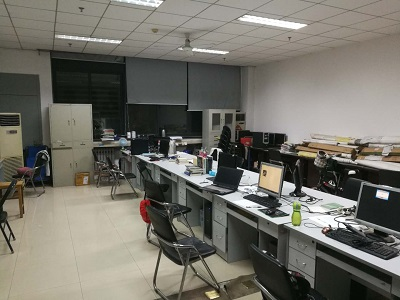
#> input picture course2/jiaoshi.jpg, 400 x 300 px
$ jupyter execute MedianBlur.ipynb
#> lines starting #> are read from the running program, lines starting #| are printed output that depends on the picture
[cell 1]
import numpy as np
import cv2
import copy
import random

#添加椒盐噪声验证中值滤波效果
def add_noise(image, prob):
    '''
    imgae  输入图片
    prob   加入噪声概率判断
    '''
    #添加噪声前先判断是彩色图还是灰度图
    if len(image.shape) == 2:#灰度
        output = np.zeros((image.shape[0], image.shape[1]), dtype = 'uint8')
        thres = 1-prob
        for row in range(image.shape[0]):
            for col in range(image.shape[1]):
                rdn = random.random()
                if rdn < prob:
                    output[row][col] = 0
                elif rdn > thres :
                    output[row][col] = 255
                else :
                    output[row][col] = image[row][col]
    elif len(image.shape) == 3:#彩图
        output = copy.deepcopy(img)
        thres = 1-prob
        for row in range(image.shape[0]):
            for col in range(image.shape[1]):
                rdn = random.random()

                if rdn < prob:
                    output[row, col, 0] = 0
                    output[row, col, 1] = 0
                    output[row, col, 2] = 0
                elif rdn > thres :
                    output[row, col, 0] = 255
                    output[row, col, 1] = 255
                    output[row, col, 2] = 255
    return output

def medianBlur(img, kernelsize, padding_way):
    '''
    img 输入图像
    kernelsize   中值滤波方阵大小
    padding_way  padding方式，可选'ZERO'0填充/'REPLICA'边沿填充
    '''
    ################################padding过程#################################
    if padding_way == "ZERO":
        tool = 'constant'
    elif padding_way == "REPLICA":
        tool = 'edge'
    else:
        print("padding way is error...")
        return 0
    #计算padding像素大小   (h or w - 1 )/2  eg 3 -> 1   5 -> 2
    padding_num = int((kernelsize - 1) / 2)


    ################################Median fliter过程#############################
    if len(img.shape) == 3:
        src = copy.deepcopy(img)
        #若是彩色图片分出三个通道分别填充
        B,G,R = cv2.split(src)
        B = np.pad(B, ((padding_num,padding_num), (padding_num,padding_num )), tool)
        G = np.pad(G, ((padding_num,padding_num), (padding_num,padding_num )), tool)
        R = np.pad(R, ((padding_num,padding_num), (padding_num,padding_num )), tool)
        img_paded = cv2.merge((B,G,R))

        dst = copy.deepcopy(img)    #deepcopy原始图像，将滤波后的像素存入原始图像
        height, weight, channel = img_paded.shape
        for row in range(padding_num, height-padding_num):
            for col in range(padding_num, weight-padding_num):
                gap = int(kernelsize/2)
                dst[row-padding_num, col-padding_num,0] = np.median(B[row-gap:row+gap, col-gap:col+gap])        #矩阵切片
                dst[row-padding_num, col-padding_num,1] = np.median(G[row-gap:row+gap, col-gap:col+gap])
                dst[row-padding_num, col-padding_num,2] = np.median(R[row-gap:row+gap, col-gap:col+gap])
    else:
        src = copy.deepcopy(img)
        img_paded = np.pad(src, ((padding_num,padding_num), (padding_num,padding_num )), tool)
        dst = copy.deepcopy(img)
        height, weight= img_paded.shape
        for row in range(padding_num, height-padding_num):
            for col in range(padding_num, weight-padding_num):
                gap = int(kernelsize/2)
                dst[row-padding_num, col-padding_num] = np.median(img_paded[row-gap:row+gap, col-gap:col+gap])
    return dst

[cell 2]
#加入椒盐噪声
img=cv2.imread('jiaoshi.jpg',0)
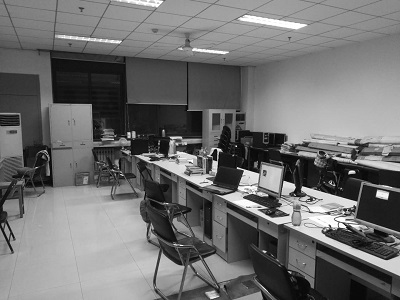
#> img: shape (300, 400); min 0, max 255, mean 111.6
img_noise = add_noise(img, 0.001)
cv2.imshow('input image', img)
cv2.imshow('noise image',img_noise)
#中值滤波
res = medianBlur(img_noise, 5, "REPLICA")
#> in medianBlur, `img_paded = np.pad(src, ((padding_num,padding_num), (padding_num,paddi..`:
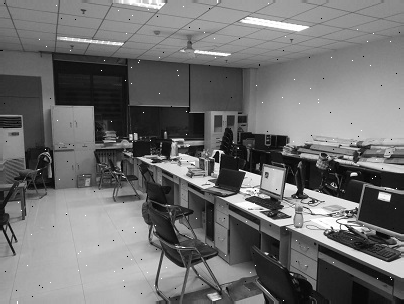
#> img_paded: shape (304, 404); min 0, max 255, mean 111.8
#> after the loop in medianBlur, `for row in range(padding_num, height-padding_num):`:
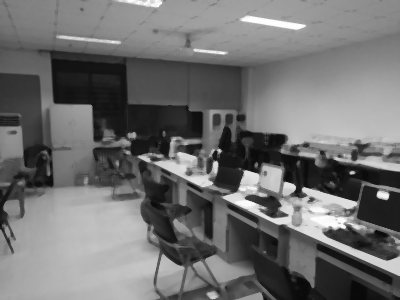
#> dst: shape (300, 400); min 9, max 255, mean 111.8
cv2.imshow("median iresult", res)

key = cv2.waitKey()
#> (key Esc is pressed here)
if key == 27:
    cv2.destroyAllWindows()
